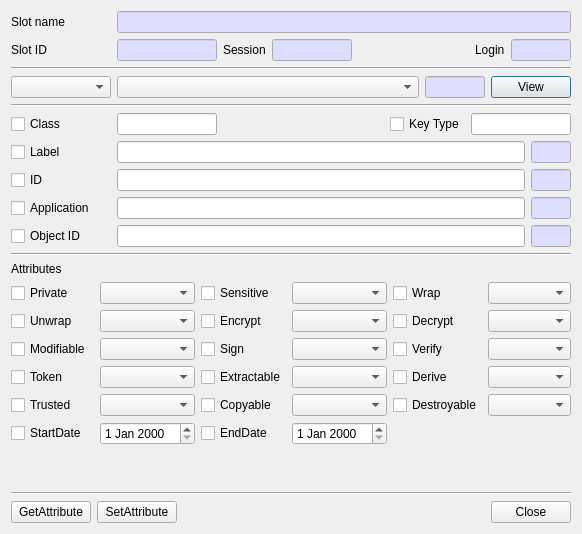
<?xml version="1.0" encoding="UTF-8"?>
<ui version="4.0">
 <class>EditAttributeListDlg</class>
 <widget class="QDialog" name="EditAttributeListDlg">
  <property name="geometry">
   <rect>
    <x>0</x>
    <y>0</y>
    <width>582</width>
    <height>534</height>
   </rect>
  </property>
  <property name="windowTitle">
   <string>Edit Attribute List</string>
  </property>
  <layout class="QVBoxLayout" name="verticalLayout">
   <item>
    <layout class="QGridLayout" name="gridLayout">
     <item row="0" column="0">
      <widget class="QLabel" name="label">
       <property name="minimumSize">
        <size>
         <width>100</width>
         <height>0</height>
        </size>
       </property>
       <property name="text">
        <string>Slot name</string>
       </property>
      </widget>
     </item>
     <item row="0" column="1">
      <widget class="QLineEdit" name="mSlotNameText">
       <property name="palette">
        <palette>
         <active>
          <colorrole role="Base">
           <brush brushstyle="SolidPattern">
            <color alpha="255">
             <red>221</red>
             <green>221</green>
             <blue>255</blue>
            </color>
           </brush>
          </colorrole>
         </active>
         <inactive>
          <colorrole role="Base">
           <brush brushstyle="SolidPattern">
            <color alpha="255">
             <red>221</red>
             <green>221</green>
             <blue>255</blue>
            </color>
           </brush>
          </colorrole>
         </inactive>
         <disabled/>
        </palette>
       </property>
       <property name="readOnly">
        <bool>true</bool>
       </property>
      </widget>
     </item>
    </layout>
   </item>
   <item>
    <layout class="QGridLayout" name="gridLayout_2">
     <item row="0" column="5">
      <widget class="QLabel" name="label_5">
       <property name="text">
        <string>Login</string>
       </property>
      </widget>
     </item>
     <item row="0" column="3">
      <widget class="QLineEdit" name="mSessionText">
       <property name="minimumSize">
        <size>
         <width>80</width>
         <height>0</height>
        </size>
       </property>
       <property name="maximumSize">
        <size>
         <width>80</width>
         <height>16777215</height>
        </size>
       </property>
       <property name="palette">
        <palette>
         <active>
          <colorrole role="Base">
           <brush brushstyle="SolidPattern">
            <color alpha="255">
             <red>221</red>
             <green>221</green>
             <blue>255</blue>
            </color>
           </brush>
          </colorrole>
         </active>
         <inactive>
          <colorrole role="Base">
           <brush brushstyle="SolidPattern">
            <color alpha="255">
             <red>221</red>
             <green>221</green>
             <blue>255</blue>
            </color>
           </brush>
          </colorrole>
         </inactive>
         <disabled/>
        </palette>
       </property>
       <property name="readOnly">
        <bool>true</bool>
       </property>
      </widget>
     </item>
     <item row="0" column="6">
      <widget class="QLineEdit" name="mLoginText">
       <property name="minimumSize">
        <size>
         <width>60</width>
         <height>0</height>
        </size>
       </property>
       <property name="maximumSize">
        <size>
         <width>60</width>
         <height>16777215</height>
        </size>
       </property>
       <property name="palette">
        <palette>
         <active>
          <colorrole role="Base">
           <brush brushstyle="SolidPattern">
            <color alpha="255">
             <red>221</red>
             <green>221</green>
             <blue>255</blue>
            </color>
           </brush>
          </colorrole>
         </active>
         <inactive>
          <colorrole role="Base">
           <brush brushstyle="SolidPattern">
            <color alpha="255">
             <red>221</red>
             <green>221</green>
             <blue>255</blue>
            </color>
           </brush>
          </colorrole>
         </inactive>
         <disabled/>
        </palette>
       </property>
       <property name="readOnly">
        <bool>true</bool>
       </property>
      </widget>
     </item>
     <item row="0" column="0">
      <widget class="QLabel" name="label_3">
       <property name="minimumSize">
        <size>
         <width>100</width>
         <height>0</height>
        </size>
       </property>
       <property name="text">
        <string>Slot ID</string>
       </property>
      </widget>
     </item>
     <item row="0" column="1">
      <widget class="QLineEdit" name="mSlotIDText">
       <property name="minimumSize">
        <size>
         <width>100</width>
         <height>0</height>
        </size>
       </property>
       <property name="maximumSize">
        <size>
         <width>100</width>
         <height>16777215</height>
        </size>
       </property>
       <property name="palette">
        <palette>
         <active>
          <colorrole role="Base">
           <brush brushstyle="SolidPattern">
            <color alpha="255">
             <red>221</red>
             <green>221</green>
             <blue>255</blue>
            </color>
           </brush>
          </colorrole>
         </active>
         <inactive>
          <colorrole role="Base">
           <brush brushstyle="SolidPattern">
            <color alpha="255">
             <red>221</red>
             <green>221</green>
             <blue>255</blue>
            </color>
           </brush>
          </colorrole>
         </inactive>
         <disabled/>
        </palette>
       </property>
       <property name="readOnly">
        <bool>true</bool>
       </property>
      </widget>
     </item>
     <item row="0" column="2">
      <widget class="QLabel" name="label_4">
       <property name="text">
        <string>Session</string>
       </property>
      </widget>
     </item>
     <item row="0" column="4">
      <spacer name="horizontalSpacer">
       <property name="orientation">
        <enum>Qt::Horizontal</enum>
       </property>
       <property name="sizeHint" stdset="0">
        <size>
         <width>40</width>
         <height>20</height>
        </size>
       </property>
      </spacer>
     </item>
    </layout>
   </item>
   <item>
    <widget class="Line" name="line_2">
     <property name="orientation">
      <enum>Qt::Horizontal</enum>
     </property>
    </widget>
   </item>
   <item>
    <layout class="QGridLayout" name="gridLayout_3">
     <item row="0" column="1">
      <widget class="QComboBox" name="mLabelCombo">
       <property name="sizePolicy">
        <sizepolicy hsizetype="Expanding" vsizetype="Fixed">
         <horstretch>0</horstretch>
         <verstretch>0</verstretch>
        </sizepolicy>
       </property>
      </widget>
     </item>
     <item row="0" column="2">
      <widget class="QLineEdit" name="mObjectText">
       <property name="minimumSize">
        <size>
         <width>60</width>
         <height>0</height>
        </size>
       </property>
       <property name="maximumSize">
        <size>
         <width>60</width>
         <height>16777215</height>
        </size>
       </property>
       <property name="palette">
        <palette>
         <active>
          <colorrole role="Base">
           <brush brushstyle="SolidPattern">
            <color alpha="255">
             <red>221</red>
             <green>221</green>
             <blue>255</blue>
            </color>
           </brush>
          </colorrole>
         </active>
         <inactive>
          <colorrole role="Base">
           <brush brushstyle="SolidPattern">
            <color alpha="255">
             <red>221</red>
             <green>221</green>
             <blue>255</blue>
            </color>
           </brush>
          </colorrole>
         </inactive>
         <disabled/>
        </palette>
       </property>
       <property name="readOnly">
        <bool>true</bool>
       </property>
      </widget>
     </item>
     <item row="0" column="0">
      <widget class="QComboBox" name="mObjectTypeCombo">
       <property name="minimumSize">
        <size>
         <width>100</width>
         <height>0</height>
        </size>
       </property>
      </widget>
     </item>
     <item row="0" column="3">
      <widget class="QPushButton" name="mObjectViewBtn">
       <property name="text">
        <string>View</string>
       </property>
      </widget>
     </item>
    </layout>
   </item>
   <item>
    <widget class="Line" name="line">
     <property name="orientation">
      <enum>Qt::Horizontal</enum>
     </property>
    </widget>
   </item>
   <item>
    <layout class="QGridLayout" name="gridLayout_7">
     <property name="topMargin">
      <number>0</number>
     </property>
     <item row="0" column="0">
      <widget class="QCheckBox" name="mClassCheck">
       <property name="minimumSize">
        <size>
         <width>100</width>
         <height>0</height>
        </size>
       </property>
       <property name="text">
        <string>Class</string>
       </property>
      </widget>
     </item>
     <item row="0" column="1">
      <widget class="QLineEdit" name="mClassText">
       <property name="minimumSize">
        <size>
         <width>100</width>
         <height>0</height>
        </size>
       </property>
       <property name="maximumSize">
        <size>
         <width>100</width>
         <height>16777215</height>
        </size>
       </property>
      </widget>
     </item>
     <item row="0" column="4">
      <widget class="QLineEdit" name="mKeyTypeText">
       <property name="minimumSize">
        <size>
         <width>100</width>
         <height>0</height>
        </size>
       </property>
       <property name="maximumSize">
        <size>
         <width>100</width>
         <height>16777215</height>
        </size>
       </property>
      </widget>
     </item>
     <item row="0" column="3">
      <widget class="QCheckBox" name="mKeyTypeCheck">
       <property name="text">
        <string>Key Type</string>
       </property>
      </widget>
     </item>
     <item row="0" column="2">
      <spacer name="horizontalSpacer_3">
       <property name="orientation">
        <enum>Qt::Horizontal</enum>
       </property>
       <property name="sizeHint" stdset="0">
        <size>
         <width>40</width>
         <height>20</height>
        </size>
       </property>
      </spacer>
     </item>
    </layout>
   </item>
   <item>
    <layout class="QGridLayout" name="gridLayout_4">
     <item row="0" column="0">
      <widget class="QCheckBox" name="mLabelCheck">
       <property name="minimumSize">
        <size>
         <width>100</width>
         <height>0</height>
        </size>
       </property>
       <property name="text">
        <string>Label</string>
       </property>
      </widget>
     </item>
     <item row="0" column="1">
      <widget class="QLineEdit" name="mLabelText"/>
     </item>
     <item row="1" column="1">
      <widget class="QLineEdit" name="mIDText"/>
     </item>
     <item row="2" column="0">
      <widget class="QCheckBox" name="mApplicationCheck">
       <property name="text">
        <string>Application</string>
       </property>
      </widget>
     </item>
     <item row="3" column="1">
      <widget class="QLineEdit" name="mObjectIDText"/>
     </item>
     <item row="3" column="0">
      <widget class="QCheckBox" name="mObjectIDCheck">
       <property name="text">
        <string>Object ID</string>
       </property>
      </widget>
     </item>
     <item row="1" column="0">
      <widget class="QCheckBox" name="mIDCheck">
       <property name="text">
        <string>ID</string>
       </property>
      </widget>
     </item>
     <item row="2" column="1">
      <widget class="QLineEdit" name="mApplicationText"/>
     </item>
     <item row="0" column="2">
      <widget class="QLineEdit" name="mLabelLenText">
       <property name="minimumSize">
        <size>
         <width>40</width>
         <height>0</height>
        </size>
       </property>
       <property name="maximumSize">
        <size>
         <width>40</width>
         <height>16777215</height>
        </size>
       </property>
       <property name="palette">
        <palette>
         <active>
          <colorrole role="Base">
           <brush brushstyle="SolidPattern">
            <color alpha="255">
             <red>221</red>
             <green>221</green>
             <blue>255</blue>
            </color>
           </brush>
          </colorrole>
         </active>
         <inactive>
          <colorrole role="Base">
           <brush brushstyle="SolidPattern">
            <color alpha="255">
             <red>221</red>
             <green>221</green>
             <blue>255</blue>
            </color>
           </brush>
          </colorrole>
         </inactive>
         <disabled/>
        </palette>
       </property>
       <property name="readOnly">
        <bool>true</bool>
       </property>
      </widget>
     </item>
     <item row="1" column="2">
      <widget class="QLineEdit" name="mIDLenText">
       <property name="minimumSize">
        <size>
         <width>40</width>
         <height>0</height>
        </size>
       </property>
       <property name="maximumSize">
        <size>
         <width>40</width>
         <height>16777215</height>
        </size>
       </property>
       <property name="palette">
        <palette>
         <active>
          <colorrole role="Base">
           <brush brushstyle="SolidPattern">
            <color alpha="255">
             <red>221</red>
             <green>221</green>
             <blue>255</blue>
            </color>
           </brush>
          </colorrole>
         </active>
         <inactive>
          <colorrole role="Base">
           <brush brushstyle="SolidPattern">
            <color alpha="255">
             <red>221</red>
             <green>221</green>
             <blue>255</blue>
            </color>
           </brush>
          </colorrole>
         </inactive>
         <disabled/>
        </palette>
       </property>
       <property name="readOnly">
        <bool>true</bool>
       </property>
      </widget>
     </item>
     <item row="2" column="2">
      <widget class="QLineEdit" name="mApplicationLenText">
       <property name="minimumSize">
        <size>
         <width>40</width>
         <height>0</height>
        </size>
       </property>
       <property name="maximumSize">
        <size>
         <width>40</width>
         <height>16777215</height>
        </size>
       </property>
       <property name="palette">
        <palette>
         <active>
          <colorrole role="Base">
           <brush brushstyle="SolidPattern">
            <color alpha="255">
             <red>221</red>
             <green>221</green>
             <blue>255</blue>
            </color>
           </brush>
          </colorrole>
         </active>
         <inactive>
          <colorrole role="Base">
           <brush brushstyle="SolidPattern">
            <color alpha="255">
             <red>221</red>
             <green>221</green>
             <blue>255</blue>
            </color>
           </brush>
          </colorrole>
         </inactive>
         <disabled/>
        </palette>
       </property>
       <property name="readOnly">
        <bool>true</bool>
       </property>
      </widget>
     </item>
     <item row="3" column="2">
      <widget class="QLineEdit" name="mObjectIDLenText">
       <property name="minimumSize">
        <size>
         <width>40</width>
         <height>0</height>
        </size>
       </property>
       <property name="maximumSize">
        <size>
         <width>40</width>
         <height>16777215</height>
        </size>
       </property>
       <property name="palette">
        <palette>
         <active>
          <colorrole role="Base">
           <brush brushstyle="SolidPattern">
            <color alpha="255">
             <red>221</red>
             <green>221</green>
             <blue>255</blue>
            </color>
           </brush>
          </colorrole>
         </active>
         <inactive>
          <colorrole role="Base">
           <brush brushstyle="SolidPattern">
            <color alpha="255">
             <red>221</red>
             <green>221</green>
             <blue>255</blue>
            </color>
           </brush>
          </colorrole>
         </inactive>
         <disabled/>
        </palette>
       </property>
       <property name="readOnly">
        <bool>true</bool>
       </property>
      </widget>
     </item>
    </layout>
   </item>
   <item>
    <widget class="Line" name="line_3">
     <property name="orientation">
      <enum>Qt::Horizontal</enum>
     </property>
    </widget>
   </item>
   <item>
    <widget class="QLabel" name="label_6">
     <property name="text">
      <string>Attributes</string>
     </property>
    </widget>
   </item>
   <item>
    <layout class="QGridLayout" name="gridLayout_5">
     <item row="2" column="0">
      <widget class="QCheckBox" name="mModifiableCheck">
       <property name="text">
        <string>Modifiable</string>
       </property>
      </widget>
     </item>
     <item row="4" column="0">
      <widget class="QCheckBox" name="mTrustedCheck">
       <property name="text">
        <string>Trusted</string>
       </property>
      </widget>
     </item>
     <item row="5" column="0">
      <widget class="QCheckBox" name="mStartDateCheck">
       <property name="text">
        <string>StartDate</string>
       </property>
      </widget>
     </item>
     <item row="0" column="1">
      <widget class="QComboBox" name="mPrivateCombo"/>
     </item>
     <item row="4" column="1">
      <widget class="QComboBox" name="mTrustedCombo"/>
     </item>
     <item row="2" column="1">
      <widget class="QComboBox" name="mModifiableCombo"/>
     </item>
     <item row="1" column="0">
      <widget class="QCheckBox" name="mUnwrapCheck">
       <property name="text">
        <string>Unwrap</string>
       </property>
      </widget>
     </item>
     <item row="5" column="1">
      <widget class="QDateEdit" name="mStartDateEdit"/>
     </item>
     <item row="3" column="0">
      <widget class="QCheckBox" name="mTokenCheck">
       <property name="text">
        <string>Token</string>
       </property>
      </widget>
     </item>
     <item row="0" column="5">
      <widget class="QComboBox" name="mWrapCombo"/>
     </item>
     <item row="1" column="1">
      <widget class="QComboBox" name="mUnwrapCombo"/>
     </item>
     <item row="0" column="3">
      <widget class="QComboBox" name="mSensitiveCombo"/>
     </item>
     <item row="3" column="1">
      <widget class="QComboBox" name="mTokenCombo"/>
     </item>
     <item row="0" column="0">
      <widget class="QCheckBox" name="mPrivateCheck">
       <property name="text">
        <string>Private</string>
       </property>
      </widget>
     </item>
     <item row="0" column="2">
      <widget class="QCheckBox" name="mSensitiveCheck">
       <property name="text">
        <string>Sensitive</string>
       </property>
      </widget>
     </item>
     <item row="0" column="4">
      <widget class="QCheckBox" name="mWrapCheck">
       <property name="text">
        <string>Wrap</string>
       </property>
      </widget>
     </item>
     <item row="5" column="3">
      <widget class="QDateEdit" name="mEndDateEdit"/>
     </item>
     <item row="1" column="2">
      <widget class="QCheckBox" name="mEncryptCheck">
       <property name="text">
        <string>Encrypt</string>
       </property>
      </widget>
     </item>
     <item row="2" column="2">
      <widget class="QCheckBox" name="mSignCheck">
       <property name="text">
        <string>Sign</string>
       </property>
      </widget>
     </item>
     <item row="3" column="2">
      <widget class="QCheckBox" name="mExtractableCheck">
       <property name="text">
        <string>Extractable</string>
       </property>
      </widget>
     </item>
     <item row="4" column="2">
      <widget class="QCheckBox" name="mCopyableCheck">
       <property name="text">
        <string>Copyable</string>
       </property>
      </widget>
     </item>
     <item row="5" column="2">
      <widget class="QCheckBox" name="mEndDateCheck">
       <property name="text">
        <string>EndDate</string>
       </property>
      </widget>
     </item>
     <item row="1" column="4">
      <widget class="QCheckBox" name="mDecryptCheck">
       <property name="text">
        <string>Decrypt</string>
       </property>
      </widget>
     </item>
     <item row="2" column="4">
      <widget class="QCheckBox" name="mVerifyCheck">
       <property name="text">
        <string>Verify</string>
       </property>
      </widget>
     </item>
     <item row="3" column="4">
      <widget class="QCheckBox" name="mDeriveCheck">
       <property name="text">
        <string>Derive</string>
       </property>
      </widget>
     </item>
     <item row="4" column="4">
      <widget class="QCheckBox" name="mDestroyableCheck">
       <property name="text">
        <string>Destroyable</string>
       </property>
      </widget>
     </item>
     <item row="1" column="3">
      <widget class="QComboBox" name="mEncryptCombo"/>
     </item>
     <item row="2" column="3">
      <widget class="QComboBox" name="mSignCombo"/>
     </item>
     <item row="3" column="3">
      <widget class="QComboBox" name="mExtractableCombo"/>
     </item>
     <item row="4" column="3">
      <widget class="QComboBox" name="mCopyableCombo"/>
     </item>
     <item row="1" column="5">
      <widget class="QComboBox" name="mDecryptCombo"/>
     </item>
     <item row="2" column="5">
      <widget class="QComboBox" name="mVerifyCombo"/>
     </item>
     <item row="3" column="5">
      <widget class="QComboBox" name="mDeriveCombo"/>
     </item>
     <item row="4" column="5">
      <widget class="QComboBox" name="mDestroyableCombo"/>
     </item>
    </layout>
   </item>
   <item>
    <spacer name="verticalSpacer">
     <property name="orientation">
      <enum>Qt::Vertical</enum>
     </property>
     <property name="sizeHint" stdset="0">
      <size>
       <width>20</width>
       <height>40</height>
      </size>
     </property>
    </spacer>
   </item>
   <item>
    <widget class="Line" name="line_4">
     <property name="orientation">
      <enum>Qt::Horizontal</enum>
     </property>
    </widget>
   </item>
   <item>
    <layout class="QGridLayout" name="gridLayout_6">
     <item row="0" column="0">
      <widget class="QPushButton" name="mGetAttributeBtn">
       <property name="text">
        <string>GetAttribute</string>
       </property>
      </widget>
     </item>
     <item row="0" column="3">
      <widget class="QPushButton" name="mCloseBtn">
       <property name="text">
        <string>Close</string>
       </property>
      </widget>
     </item>
     <item row="0" column="1">
      <widget class="QPushButton" name="mSetAttributeBtn">
       <property name="text">
        <string>SetAttribute</string>
       </property>
      </widget>
     </item>
     <item row="0" column="2">
      <spacer name="horizontalSpacer_2">
       <property name="orientation">
        <enum>Qt::Horizontal</enum>
       </property>
       <property name="sizeHint" stdset="0">
        <size>
         <width>40</width>
         <height>20</height>
        </size>
       </property>
      </spacer>
     </item>
    </layout>
   </item>
  </layout>
 </widget>
 <tabstops>
  <tabstop>mSlotNameText</tabstop>
  <tabstop>mSlotIDText</tabstop>
  <tabstop>mSessionText</tabstop>
  <tabstop>mLoginText</tabstop>
  <tabstop>mObjectTypeCombo</tabstop>
  <tabstop>mLabelCombo</tabstop>
  <tabstop>mObjectText</tabstop>
  <tabstop>mObjectViewBtn</tabstop>
  <tabstop>mClassCheck</tabstop>
  <tabstop>mClassText</tabstop>
  <tabstop>mKeyTypeCheck</tabstop>
  <tabstop>mKeyTypeText</tabstop>
  <tabstop>mLabelCheck</tabstop>
  <tabstop>mLabelText</tabstop>
  <tabstop>mLabelLenText</tabstop>
  <tabstop>mIDCheck</tabstop>
  <tabstop>mIDText</tabstop>
  <tabstop>mIDLenText</tabstop>
  <tabstop>mApplicationCheck</tabstop>
  <tabstop>mApplicationText</tabstop>
  <tabstop>mApplicationLenText</tabstop>
  <tabstop>mObjectIDCheck</tabstop>
  <tabstop>mObjectIDText</tabstop>
  <tabstop>mObjectIDLenText</tabstop>
  <tabstop>mPrivateCheck</tabstop>
  <tabstop>mPrivateCombo</tabstop>
  <tabstop>mSensitiveCheck</tabstop>
  <tabstop>mSensitiveCombo</tabstop>
  <tabstop>mWrapCheck</tabstop>
  <tabstop>mWrapCombo</tabstop>
  <tabstop>mUnwrapCheck</tabstop>
  <tabstop>mUnwrapCombo</tabstop>
  <tabstop>mEncryptCheck</tabstop>
  <tabstop>mEncryptCombo</tabstop>
  <tabstop>mDecryptCheck</tabstop>
  <tabstop>mDecryptCombo</tabstop>
  <tabstop>mModifiableCheck</tabstop>
  <tabstop>mModifiableCombo</tabstop>
  <tabstop>mSignCheck</tabstop>
  <tabstop>mSignCombo</tabstop>
  <tabstop>mVerifyCheck</tabstop>
  <tabstop>mVerifyCombo</tabstop>
  <tabstop>mTokenCheck</tabstop>
  <tabstop>mTokenCombo</tabstop>
  <tabstop>mExtractableCheck</tabstop>
  <tabstop>mExtractableCombo</tabstop>
  <tabstop>mDeriveCheck</tabstop>
  <tabstop>mDeriveCombo</tabstop>
  <tabstop>mTrustedCheck</tabstop>
  <tabstop>mTrustedCombo</tabstop>
  <tabstop>mCopyableCheck</tabstop>
  <tabstop>mCopyableCombo</tabstop>
  <tabstop>mDestroyableCheck</tabstop>
  <tabstop>mDestroyableCombo</tabstop>
  <tabstop>mStartDateCheck</tabstop>
  <tabstop>mStartDateEdit</tabstop>
  <tabstop>mEndDateCheck</tabstop>
  <tabstop>mEndDateEdit</tabstop>
  <tabstop>mGetAttributeBtn</tabstop>
  <tabstop>mSetAttributeBtn</tabstop>
  <tabstop>mCloseBtn</tabstop>
 </tabstops>
 <resources/>
 <connections/>
</ui>
